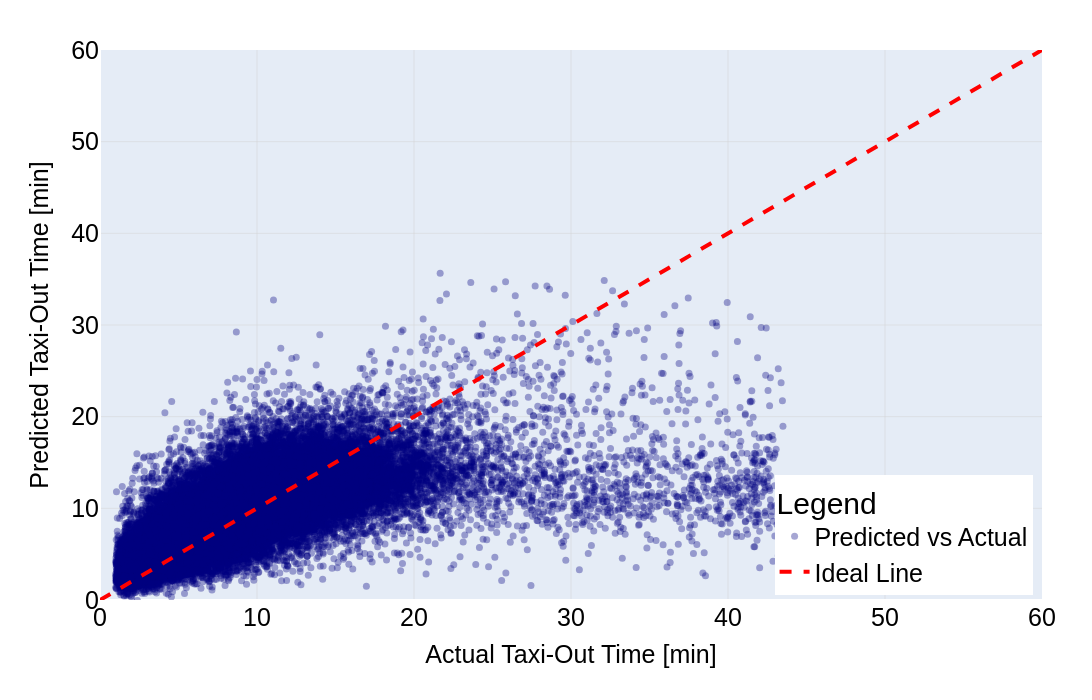

Here is the notebook cell this chart was saved with:
### Markdown cell above
## Actual vs Predicted Taxi-Out Times for ALL test sets

### Code cell
# --- Parameters for fonts ---
font_family = "Arial"
font_colour = "black"

title_size = 35
axis_title_size = 25
axis_tick_size = 25
legend_title_size = 30
legend_font_size = 25

# Ensure y_true and y_pred are 1-D sequences
y_true = predictions_df["y_true"]
y_pred = predictions_df["y_pred"]

# Define axis limits
x_min = 0
x_max = 60

y_min = 0
y_max = 60

# Create the ideal prediction line (y = x)
ideal_x = [x_min, x_max]
ideal_y = [x_min, x_max]

fig = go.Figure()

fig.add_trace(
    go.Scatter(
        x=y_true,
        y=y_pred,
        mode="markers",
        name="Predicted vs Actual",
        marker=dict(
            color="navy",
            size=7,
            opacity=0.35
        )
    )
)

fig.add_trace(
    go.Scatter(
        x=ideal_x,
        y=ideal_y,
        mode="lines",
        name="Ideal Line",
        line=dict(
            color="red",
            width=4,
            dash="dash"
        )
    )
)

fig.update_layout(
    height=700,
    width=1500,
    margin=dict(t=50, b=100, l=100, r=50),

    title=None,

    font=dict(
        family=font_family,
        color=font_colour
    ),

    xaxis=dict(
    title="Actual Taxi-Out Time [min]",
    range=[0, 60],
    fixedrange=True,
    title_font=dict(size=axis_title_size),
    tickfont=dict(size=axis_tick_size)
),

    yaxis=dict(
    title="Predicted Taxi-Out Time [min]",
    range=[0, 60],
    fixedrange=True,
    title_font=dict(size=axis_title_size),
    tickfont=dict(size=axis_tick_size)
),

    legend=dict(
        title="Legend",
        font=dict(size=legend_font_size),
        title_font=dict(size=legend_title_size),
        x=0.99,
        y=0.01,
        xanchor="right",
        yanchor="bottom"
    )
)

fig.update_xaxes(showgrid=True, gridwidth=0.5, gridcolor="lightgrey")
fig.update_yaxes(showgrid=True, gridwidth=0.5, gridcolor="lightgrey")

fig.show()

fig.write_image("Predicted_vs_Actual_Taxi_Out_Time.pdf")

### Figure 1 — Plotly figure (JSON) as saved in the notebook; plotly's stock layout.template omitted (floating-point values rounded to 4 significant figures; data arrays with more than 128 entries replaced by an {"elided": "..."} marker saying what was removed)
{"data": [{"marker": {"color": "navy", "opacity": 0.35, "size": 7}, "mode": "markers", "name": "Predicted vs Actual", "type": "scatter", "x": {"elided": "50866 float values"}, "y": {"elided": "50866 float values"}}, {"line": {"color": "red", "dash": "dash", "width": 4}, "mode": "lines", "name": "Ideal Line", "type": "scatter", "x": [0, 60], "y": [0, 60]}], "layout": {"font": {"color": "black", "family": "Arial"}, "height": 700, "legend": {"font": {"size": 25}, "title": {"font": {"size": 30}, "text": "Legend"}, "x": 0.99, "xanchor": "right", "y": 0.01, "yanchor": "bottom"}, "margin": {"b": 100, "l": 100, "r": 50, "t": 50}, "title": {}, "width": 1500, "xaxis": {"fixedrange": true, "gridcolor": "lightgrey", "gridwidth": 0.5, "range": [0, 60], "showgrid": true, "tickfont": {"size": 25}, "title": {"font": {"size": 25}, "text": "Actual Taxi-Out Time [min]"}}, "yaxis": {"fixedrange": true, "gridcolor": "lightgrey", "gridwidth": 0.5, "range": [0, 60], "showgrid": true, "tickfont": {"size": 25}, "title": {"font": {"size": 25}, "text": "Predicted Taxi-Out Time [min]"}}}}
